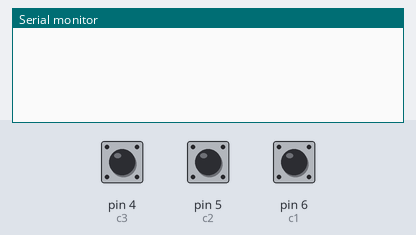
Simulated run of this sketch. Board: Arduino Uno, built with avr-gcc and run on an emulated ATmega328P. On the bench: the last lines printed to the serial monitor. Inputs (shaded band) come from the test bench; at power-on: pin 4 (c3) HIGH, pin 6 (c1) HIGH, pin 5 (c2) HIGH.

Above: at 1.2 s.
1.3 s: pin 4 (c3) pulled LOW for 0.15 s
At 2.3 s:
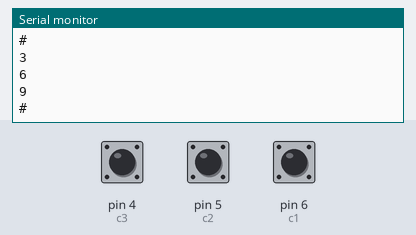
2.9 s: pin 6 (c1) pulled LOW for 0.15 s
At 3.6 s:
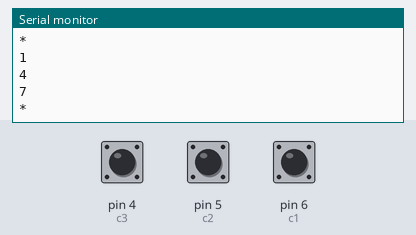
4.5 s: pin 5 (c2) pulled LOW for 0.15 s
At 6.0 s:
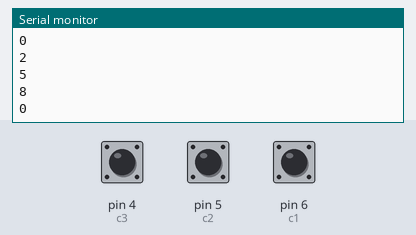
Timing chart, 0 to 7.5 s (numbered marks = the images above; inputs shaded):
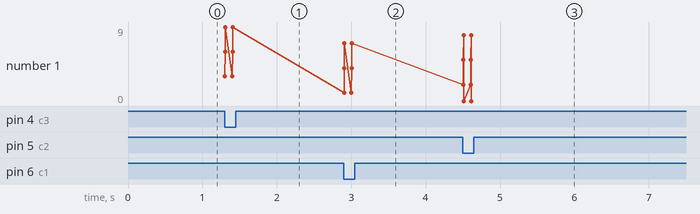

Measured:
- after the input at 1.3 s, the serial monitor: prints a new line at once (image 1)
- after the input at 2.9 s, the serial monitor: prints a new line at once (image 2)
- after the input at 4.5 s, the serial monitor: prints a new line at once (image 3)
- plotted number 1: 9 → 7 after the input at 2.9 s, 7 → 0 after the input at 4.5 s

The sketch:

Keypad_without_library.ino
```cpp
int r1 = 10;
int r2 = 9;
int r3 = 8;
int r4 = 7;
int c1 = 6;
int c2 = 5;
int c3 = 4;
void setup(){
  Serial.begin(9600);
  pinMode(r1,OUTPUT);
  pinMode(r2,OUTPUT);
  pinMode(r3,OUTPUT);
  pinMode(r4,OUTPUT);
  pinMode(c1,INPUT);
  pinMode(c2,INPUT);
  pinMode(c3,INPUT);
}

void loop()
{
  digitalWrite(c1,1);
  digitalWrite(c2,1);
  digitalWrite(c3,1);
  digitalWrite(r1,LOW);
  if(digitalRead(c1)==0)Serial.println('1');
  if(digitalRead(c2)==0)Serial.println('2');
  if(digitalRead(c3)==0)Serial.println('3');
  digitalWrite(r1,HIGH);
  digitalWrite(r2,LOW);
  if(digitalRead(c1)==0)Serial.println('4');
  if(digitalRead(c2)==0)Serial.println('5');
  if(digitalRead(c3)==0)Serial.println('6');
  digitalWrite(r2,HIGH);
  digitalWrite(r3,LOW);
  if(digitalRead(c1)==0)Serial.println('7');
  if(digitalRead(c2)==0)Serial.println('8');
  if(digitalRead(c3)==0)Serial.println('9');
  digitalWrite(r3,HIGH);
  digitalWrite(r4,LOW);
  if(digitalRead(c1)==0)Serial.println('*');
  if(digitalRead(c2)==0)Serial.println('0');
  if(digitalRead(c3)==0)Serial.println('#');
  digitalWrite(r4,HIGH);
  delay(100);
}
```
